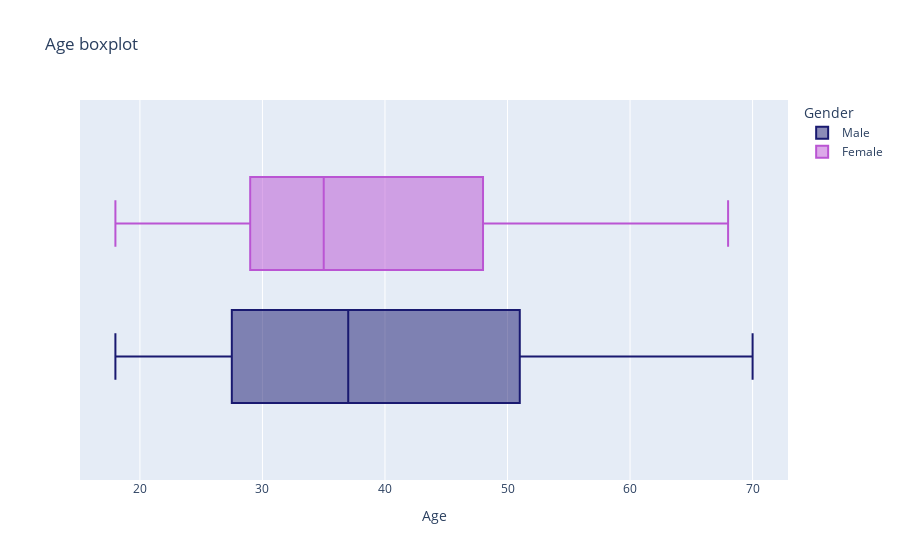

The cell this chart's notebook holds for it:
### Code cell
px.box(df,'Age',title = 'Age boxplot',color='Gender',color_discrete_sequence=['midnightblue','mediumorchid'])

### Figure 1 — Plotly figure (JSON) as saved in the notebook; plotly's stock layout.template omitted (floating-point values rounded to 4 significant figures)
{"data": [{"alignmentgroup": "True", "hovertemplate": "Gender=Male<br>Age=%{x}<extra></extra>", "legendgroup": "Male", "marker": {"color": "midnightblue"}, "name": "Male", "notched": false, "offsetgroup": "Male", "orientation": "h", "showlegend": true, "type": "box", "x": [19, 21, 64, 67, 37, 22, 20, 52, 35, 25, 31, 29, 35, 60, 53, 18, 24, 48, 33, 59, 47, 69, 53, 70, 19, 63, 18, 19, 70, 59, 26, 40, 57, 38, 67, 48, 18, 48, 24, 48, 20, 67, 26, 49, 54, 68, 66, 65, 19, 27, 39, 43, 40, 59, 38, 47, 39, 20, 32, 19, 32, 25, 28, 48, 34, 43, 39, 37, 34, 19, 50, 42, 32, 40, 28, 36, 36, 58, 27, 59, 35, 46, 30, 28, 33, 32, 32, 30], "x0": " ", "xaxis": "x", "y0": " ", "yaxis": "y"}, {"alignmentgroup": "True", "hovertemplate": "Gender=Female<br>Age=%{x}<extra></extra>", "legendgroup": "Female", "marker": {"color": "mediumorchid"}, "name": "Female", "notched": false, "offsetgroup": "Female", "orientation": "h", "showlegend": true, "type": "box", "x": [20, 23, 31, 22, 35, 23, 30, 35, 58, 24, 35, 35, 46, 54, 45, 40, 23, 21, 49, 21, 42, 30, 36, 20, 65, 31, 49, 24, 50, 27, 29, 31, 49, 31, 50, 51, 27, 67, 54, 43, 68, 32, 47, 60, 60, 45, 23, 49, 46, 21, 55, 22, 34, 50, 68, 40, 32, 47, 27, 23, 49, 21, 66, 19, 38, 18, 19, 63, 49, 51, 50, 38, 40, 23, 31, 25, 31, 29, 44, 35, 57, 28, 32, 32, 34, 44, 38, 47, 27, 30, 30, 56, 29, 31, 36, 33, 36, 52, 30, 37, 32, 29, 41, 54, 41, 36, 34, 32, 38, 47, 35, 45], "x0": " ", "xaxis": "x", "y0": " ", "yaxis": "y"}], "layout": {"autosize": true, "boxmode": "group", "legend": {"title": {"text": "Gender"}, "tracegroupgap": 0}, "title": {"text": "Age boxplot"}, "xaxis": {"anchor": "y", "autorange": true, "domain": [0, 1], "range": [15.11, 72.89], "title": {"text": "Age"}, "type": "linear"}, "yaxis": {"anchor": "x", "autorange": true, "domain": [0, 1], "range": [-0.5, 0.5], "type": "category"}}}
